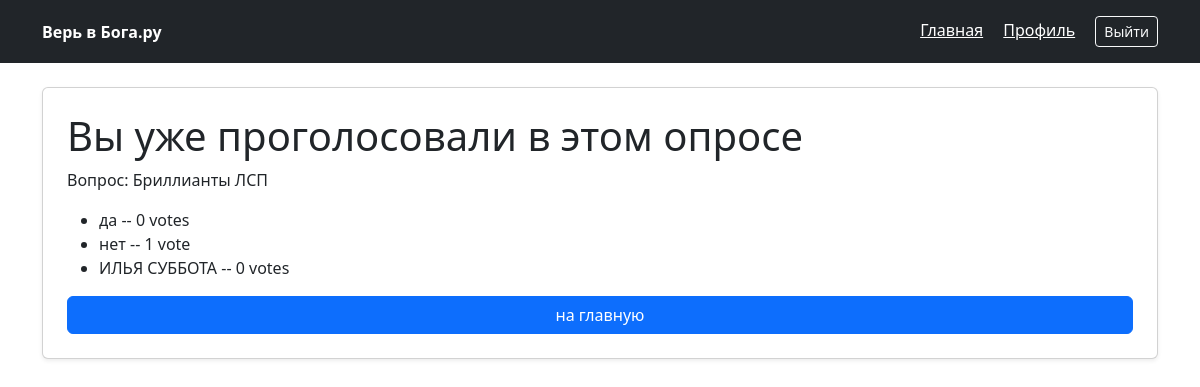
The page /polls/6/vote/ (signed in) on the database its author committed.
### polls/models.py (models this page shows, shortened)
class Question(models.Model):
    question_text = models.CharField(max_length=200)
    pub_date = models.DateTimeField('date published')
    lifetime = models.DurationField(default=timedelta(days=7))
    is_active = models.BooleanField(default=True)
    description = models.TextField(blank=True, null=True)
    image = models.ImageField(upload_to='questions/', blank=True, null=True)

class Choice(models.Model):
    question = models.ForeignKey(Question, on_delete=models.CASCADE)
    choice_text = models.CharField(max_length=200)
    votes = models.IntegerField(default=0)

### polls/views.py (the view, shortened to what this page needs)
# urls.py: path('<int:question_id>/vote/', views.vote, name='vote'),
@login_required
def vote(request, question_id):
    question = get_object_or_404(Question, pk=question_id)
    if Vote.objects.filter(user=request.user, question=question).exists():
        return render(request, 'polls/already_voted.html', {'question': question})

### polls/templates/polls/already_voted.html (shortened to what this page needs)
{% extends 'base_generic.html' %}
{% block content %}
<h1>Вы уже проголосовали в этом опросе</h1>
<p>Вопрос: {{ question.question_text }}</p>
<ul>
    {% for choice in question.choice_set.all %}
    <li>{{ choice.choice_text }} -- {{ choice.votes }} vote{{choice.votes|pluralize}}</li>
    {% endfor %}
</ul>
<a href="{% url 'polls:index' %}" class="btn btn-primary"> на главную </a>
{% endblock %}

### rows shown on the page
Question: question_text "Бриллианты ЛСП"
Choice: choice_text "да", votes "0"
Choice: choice_text "нет", votes "1"
Choice: choice_text "ИЛЬЯ СУББОТА", votes "0"
